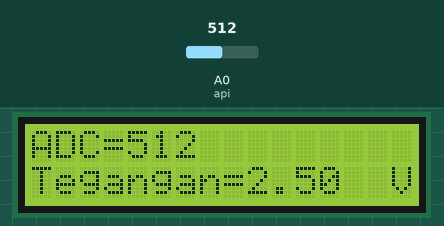
Simulated run of this sketch. Board: Arduino Uno, built with avr-gcc and run on an emulated ATmega328P. Parts: 16×2 character LCD. The inputs (shaded band) are chosen by the test bench; at power-on: A0 (api) = 512.

Above: at 1.27 s.
1.3 s: A0 (api) set to 11
At 1.51 s:
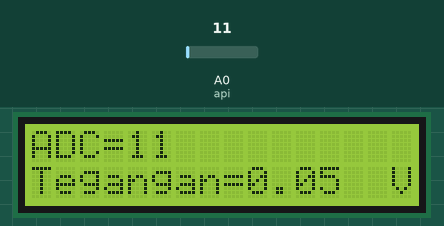
4.3 s: A0 (api) set to 8
At 4.5 s:
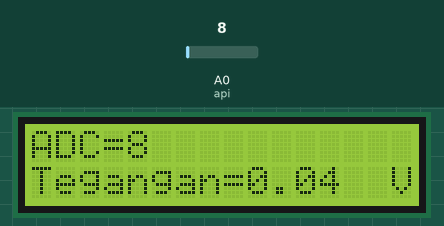
5.8 s: A0 (api) set to 91
At 6.1 s:
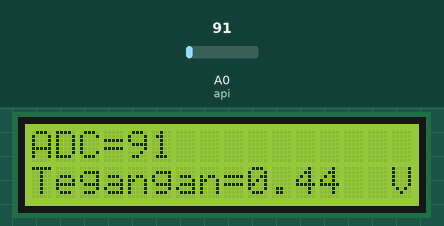
7.4 s: A0 (api) set to 105
At 7.6 s:
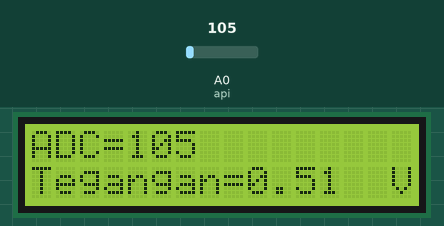
Timing chart, 0 to 9.9 s (numbered marks = the images above; inputs shaded):
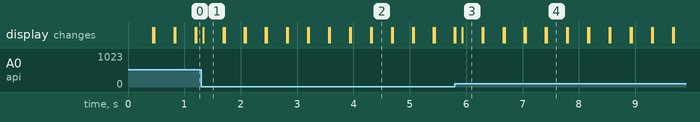

Measured:
- after the input at 1.3 s, the display: changes at once (image 1)
- after the input at 4.3 s, the display: first differs from a run without the input at once (image 2)

The sketch:

percobaan_8_sensor_api.ino
```cpp
//Menampilkan nilai ADC dan tegangan hasil pembacaan sensor di LCD
#include <LiquidCrystal_I2C.h>
LiquidCrystal_I2C lcd(0x27, 16, 2);
int api = A0 ;
int led = 7 ;
int adc;
float tegangan;

void setup() {
  lcd.begin();

}

void loop() {
  adc = analogRead(api);
  tegangan = (adc*5.0)/1023;

  lcd.setCursor(0,0);
  lcd.print("ADC=");
  lcd.print(adc);

  lcd.setCursor(0,1);
  lcd.print("Tegangan=");
  lcd.print(tegangan);
  lcd.setCursor(15,1);
  lcd.print("V");
  delay(100);
  lcd.clear();

}

//Mengetahui pengaruh sudut pada pembacaan sensor
/*#include <LiquidCrystal_I2C.h>
LiquidCrystal_I2C lcd(0x27, 16, 2);
int pinapi = 4 ;
int led = 7 ;
int api = HIGH;

void setup() {
  lcd.begin();
  pinMode(led, OUTPUT);
  pinMode(pinapi, INPUT);
  Serial.begin(9600);
}

void loop() {
  api = digitalRead(pinapi);
  if(api==HIGH)
  {
  digitalWrite(led,HIGH);
   lcd.setCursor(0, 0);
  lcd.print("Terdeteksi");
  delay(100);
  }

  else {
  digitalWrite(led,LOW);
  lcd.setCursor(0,1);
  lcd.print("Tidak Terdeteksi");
  delay(100);
}

  delay(100);
  lcd.clear();
  }
*/
// Flame Sensor Module
/*
int LED = 13; // Use the onboard Uno LED
int isFlamePin = 7;  // This is our input pin
int isFlame = HIGH;  // HIGH MEANS NO FLAME

void setup() {
  pinMode(LED, OUTPUT); // put onboard LED as output
  pinMode(isFlamePin, INPUT); //flame sensor should be input as it is giving data
  Serial.begin(9600); //begin Serial communication

}

void loop() {
  isFlame = digitalRead(isFlamePin);//Readd the data gien by the flame sensor
  if (isFlame== LOW)  //if it is low
  {
    Serial.println("FLAME, FLAME, FLAME"); //Print Flame Flame
    digitalWrite(LED, HIGH);  //LED on
  }
  else                           //if not
  {
    Serial.println("no flame"); //print no  flame
    digitalWrite(LED, LOW);    //off the LED
  }
}*/
// lowest and highest sensor readings:
/*
const int sensorMin = 0;     // sensor minimum
const int sensorMax = 1024;  // sensor maximum

void setup() {
  // initialize serial communication @ 9600 baud:
  Serial.begin(9600);
}
void loop() {
  // read the sensor on analog A0:
	int sensorReading = analogRead(A0);
  // map the sensor range (four options):
  // ex: 'long int map(long int, long int, long int, long int, long int)'
	int range = map(sensorReading, sensorMin, sensorMax, 0, 3);

  // range value:
  switch (range) {
  case 0:    // A fire closer than 1.5 feet away.
    Serial.println("** Close Fire **");
    break;
  case 1:    // A fire between 1-3 feet away.
    Serial.println("** Distant Fire **");
    break;
  case 2:    // No fire detected.
    Serial.println("No Fire");
    break;
  }
  delay(1);  // delay between reads
}
*/
```
